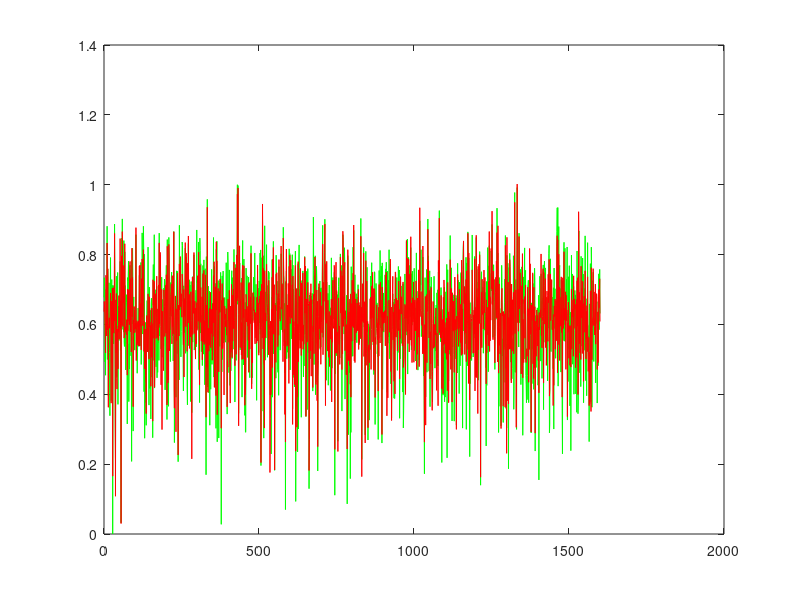

MATLAB code for this plot:
function [] = proj2_synth()
%% Project 2 - Learning to Rank using Linear Regression
%% Nandakishore Krishna
%% Person number : 50169797

clear; close all; clc;

UBitName = 'Nanda Kishore Krishna';
personNumber = '50169797';

format long g

% import data
load('synthetic.mat');

% transpose the input matrix to get 2000 X 10
x = x';

% training set - 80% of dataset
trainingX2 = x(1:1600, :);
trainingT2 = t(1:1600, 1);

% validation set - 10 % dataset
validationX2 = x(1601:1800, :);
validationT2 = t(1601:1800, 1);

% testing set - 10% of dataset
testingX2 = x(1801:size(x,1), :);
testingT2 = t(1801:size(t,1), 1);

% number of training samples
n2 = size(trainingX2, 1);

% no. of dimensions of the training set
d2 = size(trainingX2, 2);

% model complexity
M2 = 55;

% find the clusters for the datapoints
fprintf('Finding %d clusters ...\n', M2);
[idx2, C2] = kmeans(trainingX2, M2);

% centres for the basis functions D X M
% we assign centroids of the clusters to muj
mu2 = C2;

% spread for the Gaussian radial functions
fprintf('Calculating the spread for the %d Gaussian radial functions ...\n', M2);

cluster_variance = zeros(M2,1);
for i = 1 : M2
    temp = [];
    for j = 1 : length(idx2)
        if j == i
            temp = [temp; trainingX2(j,:)];
        end
    end
    cluster_variance(i,1) = var(temp);
end

% the sigmaj for the basis functions
Sigma2 = zeros(d2,d2,M2);
for j = 2 : M2
    for i = 1 : n2
        Sigma2(:,:,j) = cluster_variance(j)' * eye(d2);
    end
end


phi2 = calculatePhi(trainingX2, M2, Sigma2, mu2);

% regularization coefficient
lambda2 = 0;

% closed form solution for the weights
fprintf('Finding the closed form solution ...\n');
w2 = pinv((lambda2 * eye(M2)) + phi2' * phi2) * phi2' * trainingT2;

% sum of squares error and erms for the training set
[errorTest, trainPer2] = calculateError(phi2, trainingT2, w2, size(trainingX2, 1), lambda2)

% validation set
phiValid = calculatePhi(validationX2, M2, Sigma2, mu2);
[errorVal, validPer2] = calculateError(phiValid, validationT2, w2, size(validationX2, 1), lambda2);

% testing set
phiTest = calculatePhi(testingX2, M2, Sigma2, mu2);
[errorTest, testPer2] = calculateError(phiTest, testingT2, w2, size(testingX2, 1), lambda2);


figure(2)
y2 = phi2 * w2;
xaxis = linspace(0, length(y2), length(y2));
plot(xaxis, trainingT2, 'g', xaxis, y2, 'r');

save('proj2_synth.mat');
end


function Phi = calculatePhi(X, M, Sigma, mu)

% number of training samples
n = size(X, 1);

% determine design matrix N X M
fprintf('Calculating the design matrix phi of size %d X %d ...\n', n, M);
Phi = ones(n, M);
for j = 2 : M
    for i = 1 : n
        temp = X(i,:)' - mu(j);
        siginv = inv(Sigma(:,:,j));
        Phi(i,j) = exp(-1 * (temp' * siginv * temp) / 2);
    end
end

end

function [err, erms] = calculateError(phi, t, w, n, lambda)

% sum of squares error
err = sum((t - (phi * w)) .^ 2) / 2 + (lambda * (w' * w) / 2);

% root mean square error
erms = sqrt(2 * err / n);

end